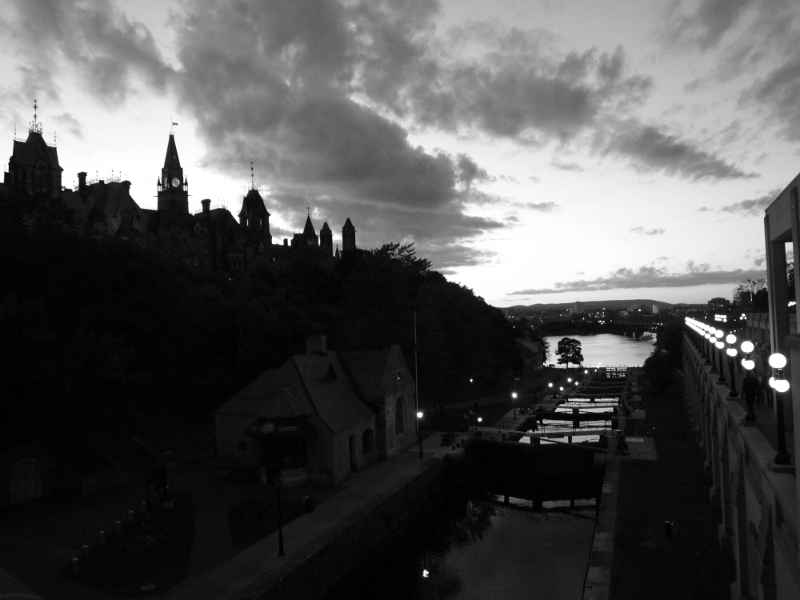
#> input picture 06/Abgabe/bildverbesserung/bild1.png, 800 x 600 px
$ python blatt06_4.py
#> lines starting #> are read from the running program, lines starting #| are printed output that depends on the picture
# -*- coding: utf-8 -*-

import numpy as np
import matplotlib.pyplot as plt
from skimage.io import imread
import math

"""

@author: Merle Hoffmann (7031673),
         Abdulssatar Khateb (6976879),
         Felix Swimmer (7162123)

Aufgabe 4 — Histogrammausgleich - 5 + 20 + 15 = 40 Punkte - Programmieraufgabe
Erlaubte (Sub-)Pakete: numpy, skimage.io, matplotlib, time
Zur Verbesserung des Kontrasts im Bild wurde in der Vorlesung der Histogrammausgleich (histogram
equalization) vorgestellt. Dieser Histogrammausgleich soll im Rahmen dieser Aufgabe implementiert und
auf verschiedene Bilder angewendet werden.
Hinweis: Bei allen Teilen dieser Aufgabe sollen zur Visualisierung der Bilder mit matplotlib.pyplot.
imshow() die Parameter vmin=0 und vmax=255 gesetzt werden (siehe auch Aufgabenblatt 4, Aufgabe
1).


1. Ladet euch das bildverbesserung.zip aus dem Moodle herunter und ladet die beiden Bilder
bild1.png und bild2.png in Python. Beide Bilder wurden bereits in Aufgabe 1 von Aufgabenblatt
4 so bearbeitet, dass der Kontrast verbessert wurde. Ermittelt für beide Bilder jeweils das
normierte Histogramm über die Funktion numpy.histogram(). Plottet zudem jeweils die Histogramme
mit Hilfe der Funktion matplotlib.pyplot.hist().
"""

plt.close('all')

bild1 = imread('bildverbesserung/bild1.png')
#> bild1 is the input picture: shape (600, 800); min 0, max 255, mean 82
histogram1 = np.histogram(bild1, bins = 256, range = (0,256), density = True)

bild2 = imread('bildverbesserung/bild2.png')
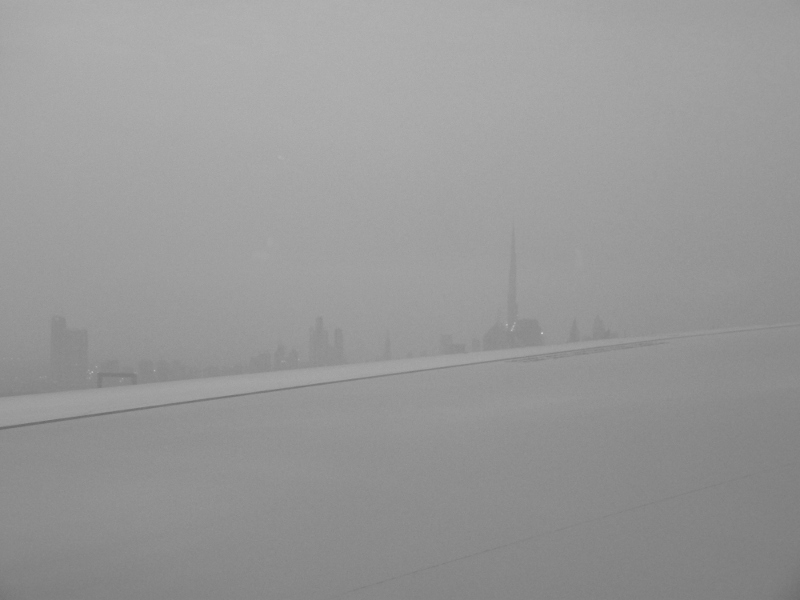
#> input picture 06/Abgabe/bildverbesserung/bild2.png, 800 x 600 px
#> bild2 is the input picture: shape (600, 800); min 106, max 203, mean 152.3
histogram2 = np.histogram(bild2, bins = 256, range = (0,256), density = True)

f, f1 = plt.subplots(1,2)
f.suptitle('Image #1: Normalized Histogram vs Equalized Histogram')
f, f2 = plt.subplots(1,2)
f.suptitle('Image #2: Normalized Histogram vs Equalized Histogram')

f1[0].hist(bild1.flatten(), bins = 256, range = (0,256), density = True)
f1[0].hist(histogram1, bins = 256, range = (0,256), density = True)

f2[0].hist(bild2.flatten(), bins = 256, range = (0,256), density = True)
f2[0].hist(histogram2, bins = 256, range = (0,256), density = True)


"""
2. Implementiert nun selbst eine Funktion, die auf einem Bild einen Histogrammausgleich durchführt
(nutzt nicht die Funktion skimage.exposure.equalize_hist()). Verwendet dazu das normierte
Histogramm und berechnet euch die Transformationsfunktion T(rk) für jeden Grauwert nach der
Formel aus der Vorlesung. Die Transformationsfunktion selbst kann beispielsweise als 1D-Array
oder Liste gehalten werden, wobei der Listen- bzw. Arrayindex dem x-Wert und der Listen- bzw.
Arrayeintrag dem y-Wert der Transformationsfunktion entspricht. Achtet darauf, dass das Ergebnis
am Ende wieder im Bereich 0; 1; 2; : : : ; 255 liegen muss. Wendet euren Histogrammausgleich
auf die beiden Bilder bild1.png und bild2.png an. Erstellt und visualisiert erneut die jeweiligen
normierten Histogramme. Was hat sich verändert? Zeigt auch die jeweiligen Ergebnisbilder an.
"""


def EqualizeHistogram(histogram, image):
    referenceHistogram = histogram
    transformFunc = np.array(range(0,256))
    #print(referenceHistogram[0][0] * 255)

    transformFunc[0] = referenceHistogram[0][0] * 255
    for i in range(1,256):
        transformFunc[i] = transformFunc[i-1] + referenceHistogram[0][i] * 255
        histogram[0][i] = transformFunc[i]
#> after the loop, transformFunc = 256 values from 0 to 130

    for x in range(image.shape[0]):
        for y in range(image.shape[1]):
            image[x,y] = transformFunc[image[x,y]]
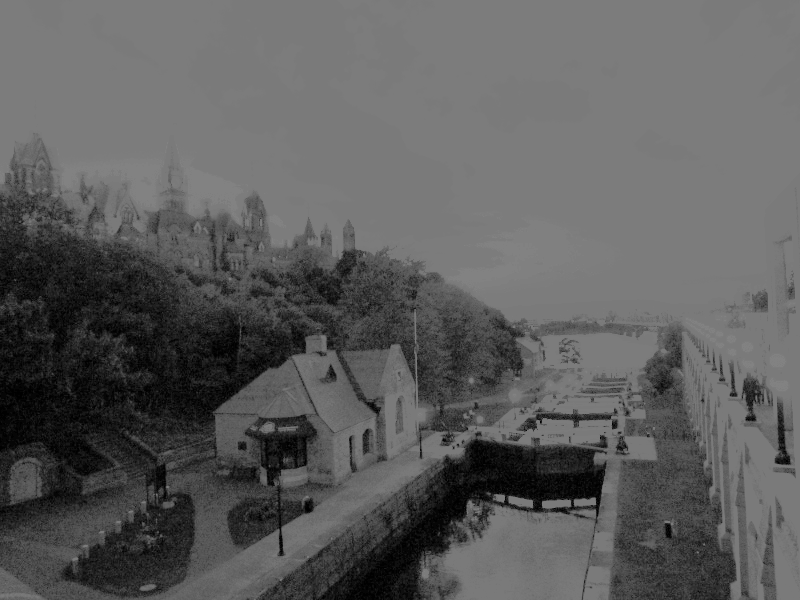
#> image: shape (600, 800); min 0, max 130, mean 92.9
    return transformFunc


eq_bild1 = bild1.copy()
transformFunction1 = EqualizeHistogram(histogram1, eq_bild1)
#> transformFunction1 = 256 values from 0 to 130
f1[1].hist(bild1.flatten(), bins = 256, range = (0,256), density = True)
f1[1].hist(histogram1, bins = 256, range = (0,256), density = True)

eq_bild2 = bild2.copy()
transformFunction2 = EqualizeHistogram(histogram2, eq_bild2)
#> after the loop in EqualizeHistogram (call 2), `for i in range(1,256):`: transformFunc = 256 values from 0 to 228
#> after the loop in EqualizeHistogram (call 2), `for x in range(image.shape[0]):`:
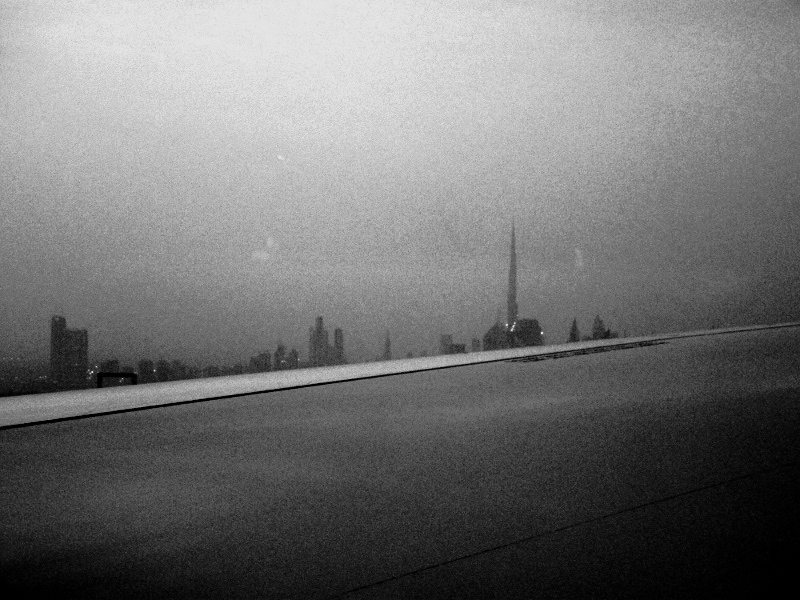
#> image: shape (600, 800); min 0, max 228, mean 114.5
#> transformFunction2 = 256 values from 0 to 228
f2[1].hist(bild2.flatten(), bins = 256, range = (0,256), density = True)
f2[1].hist(histogram2, bins = 256, range = (0,256), density = True)

f, f5 = plt.subplots(1,3)
f.suptitle('Image #1 vs Intensity Transformation vs Histogram Equalization')
f, f6 = plt.subplots(1,3)
f.suptitle('Image #2 vs Intensity Transformation vs Histogram Equalization')
f, f7 = plt.subplots(1,2)
f.suptitle('Image #1: Transformation Function of Intensity Transformation vs Histogram Equalization')
f, f8 = plt.subplots(1,2)
f.suptitle('Image #2: Transformation Function of Intensity Transformation vs Histogram Equalization')

f5[0].imshow(bild1, cmap='gray', vmin=0, vmax=255)
f5[2].imshow(eq_bild1, cmap = 'gray')

f6[0].imshow(bild2, cmap='gray', vmin=0, vmax=255)
f6[2].imshow(eq_bild2, cmap = 'gray')


"""
3. Visualisiert nun die Transformationsfunktionen der beiden Bilder. Dazu könnt ihr die Transformationsfunktion
je Bild als weitere Rückgabe eurer Funktion zum Histogrammausgleich setzen. Das
Plotten selbst kann wie in folgendem Beispiel dann über die Funktion matplotlib.pyplot.plot
durchgeführt werden:

Vergleicht nun die Ergebnisse eures Histogrammausgleichs auf den Bildern bild1.png und bild2.png
mit dem Ergebnissen (ggf. der Musterlösung) aus Aufgabe 1 von Aufgabenblatt 4. Was fällt euch
auf? Vergleicht auch die Transformationsfunktionen mit den Intensitätstransformationen der Musterlösung
aus Aufgabe 1 von Aufgabenblatt 4.

Zum Vergleich bietet es sich an, die
jeweilige Transformationsfunktion sowie die jeweilige Intensitätstransformationen zu plotten und
die Kurvenformen zu vergleichen.
"""

def IntensityTransform1(image):
    return ((image ** 0.2) * (255 ** 0.8))
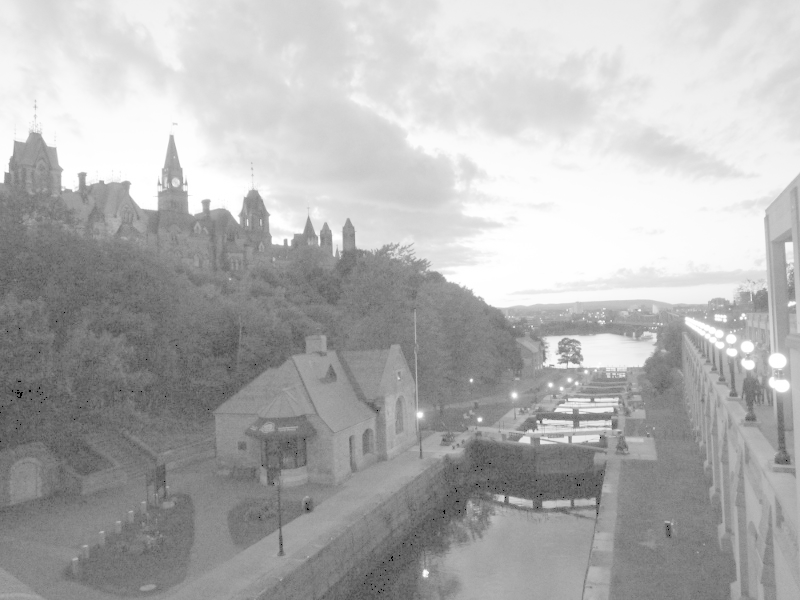
#> returned value: shape (600, 800) float64; min 0, max 255, mean 178; drawn with min black and max white

def IntensityTransform2(image):
    return (255 * (math.e ** (image/255) * 16 - 10))/ (1 + math.e ** (image/255) * 16 - 10)


afterImage1 = IntensityTransform1(bild1)
f5[1].imshow(afterImage1, cmap = 'gray')

afterImage2 = IntensityTransform2(bild2)
f6[1].imshow(afterImage2, cmap = 'gray')

f7[0].plot(range(0,256), list(map(IntensityTransform1,range(0,256))))
#plt.show()

f8[0].plot(range(0,256), list(map(IntensityTransform2,range(0,256))))
#plt.show()

f7[1].plot(range(len(transformFunction1)), transformFunction1)
#plt.show()

f8[1].plot(range(len(transformFunction2)), transformFunction2)
#plt.show()
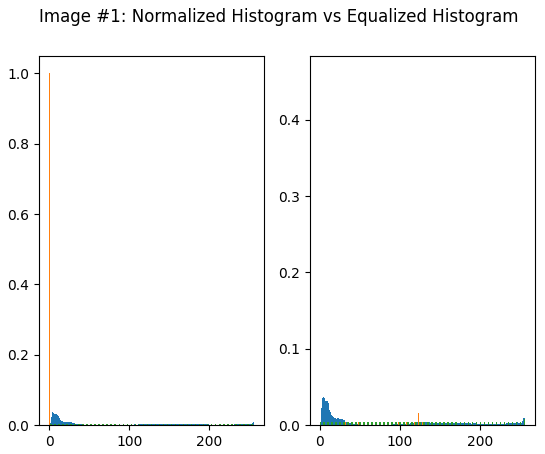
#> figure drawn by matplotlib, 2 panels; panel 1: tallest bar 0.0364 high, from x = 4 to 5; panel 1: tallest bar 1 high, from x = 0.1 to 0.5; panel 1: tallest bar 0.00778 high, from x = 255.5 to 255.9; panel 2: tallest bar 0.0364 high, from x = 4 to 5
#> figure, not shown here; panel 1: tallest bar 0.0289 high, from x = 159 to 160; panel 1: tallest bar 1 high, from x = 0.1 to 0.5; panel 1: tallest bar 0.00778 high, from x = 255.5 to 255.9; panel 2: tallest bar 0.0289 high, from x = 159 to 160
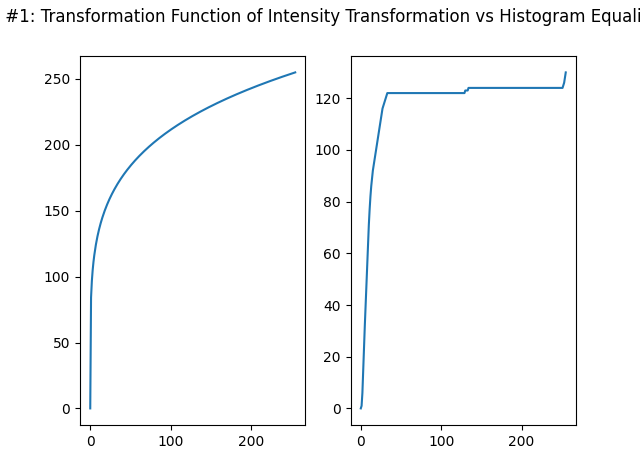
#> figure drawn by matplotlib, 2 panels; panel 1: curve peaks at x = 255, y = 255; panel 2: curve peaks at x = 255, y = 130
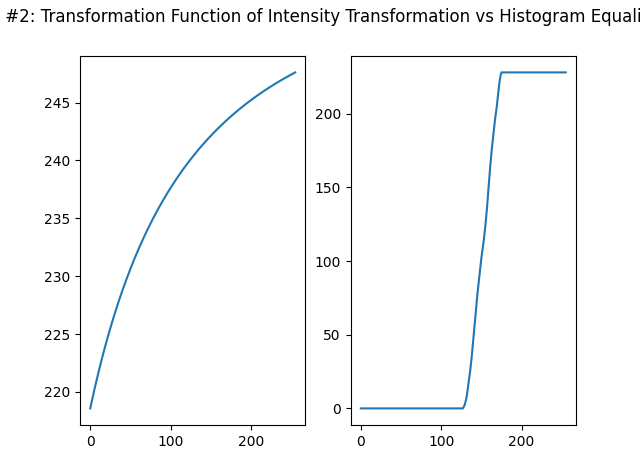
#> figure drawn by matplotlib, 2 panels; panel 1: curve peaks at x = 255, y = 247.6; panel 2: curve peaks at x = 175, y = 228
